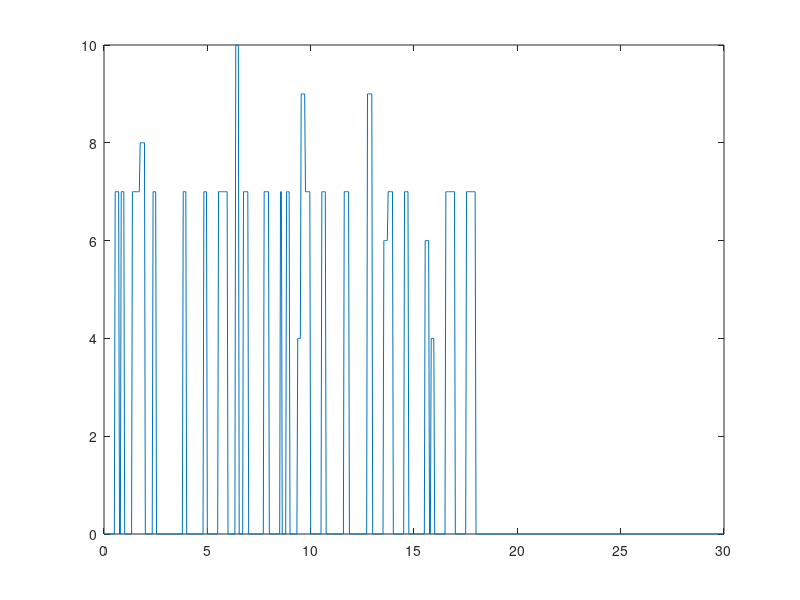

Source code (MATLAB):
tehdit = [0 0 0 0 0 0 0 0 0 0 0 0 0 7 7 7 7 7 0 0 7 7 7 7 0 0 0 0 0 0 0 0 0 7 7 7 7 7 7 7 7 7 8 8 8 8 8 8 0 0 0 0 0 0 0 0 0 7 7 7 7 0 0 0 0 0 0 0 0 0 0 0 0 0 0 0 0 0 0 0 0 0 0 0 0 0 0 0 0 0 0 0 7 7 7 7 0 0 0 0 0 0 0 0 0 0 0 0 0 0 0 0 0 0 0 0 7 7 7 7 0 0 0 0 0 0 0 0 0 0 0 0 0 7 7 7 7 7 7 7 7 7 7 7 0 0 0 0 0 0 0 0 0 10 10 10 10 0 0 0 0 0 7 7 7 7 7 7 0 0 0 0 0 0 0 0 0 0 0 0 0 0 0 0 0 0 7 7 7 7 7 7 0 0 0 0 0 0 0 0 0 0 0 0 0 7 7 0 0 0 0 0 7 7 7 7 0 0 0 0 0 0 0 0 0 4 4 4 4 9 9 9 9 9 7 7 7 7 7 7 0 0 0 0 0 0 0 0 0 0 0 0 0 7 7 7 7 7 0 0 0 0 0 0 0 0 0 0 0 0 0 0 0 0 0 0 0 0 0 7 7 7 7 7 7 0 0 0 0 0 0 0 0 0 0 0 0 0 0 0 0 0 0 0 0 0 9 9 9 9 9 9 0 0 0 0 0 0 0 0 0 0 0 0 0 6 6 6 6 6 7 7 7 7 7 7 0 0 0 0 0 0 0 0 0 0 0 0 0 7 7 7 7 7 0 0 0 0 0 0 0 0 0 0 0 0 0 0 0 0 0 0 0 6 6 6 6 6 0 0 4 4 4 4 0 0 0 0 0 0 0 0 0 0 0 0 0 7 7 7 7 7 7 7 7 7 7 7 0 0 0 0 0 0 0 0 0 0 0 0 0 7 7 7 7 7 7 7 7 7 7 7 0 0 0 0 0 0 0 0 0 0 0 0 0 0 0 0 0 0 0 0 0 0 0 0 0 0 0 0 0 0 0 0 0 0 0 0 0 0 0 0 0 0 0 0 0 0 0 0 0 0 0 0 0 0 0 0 0 0 0 0 0 0 0 0 0 0 0 0 0 0 0 0 0 0 0 0 0 0 0 0 0 0 0 0 0 0 0 0 0 0 0 0 0 0 0 0 0 0 0 0 0 0 0 0 0 0 0 0 0 0 0 0 0 0 0 0 0 0 0 0 0 0 0 0 0 0 0 0 0 0 0 0 0 0 0 0 0 0 0 0 0 0 0 0 0 0 0 0 0 0 0 0 0 0 0 0 0 0 0 0 0 0 0 0 0 0 0 0 0 0 0 0 0 0 0 0 0 0 0 0 0 0 0 0 0 0 0 0 0 0 0 0 0 0 0 0 0 0 0 0 0 0 0 0 0 0 0 0 0 0 0 0 0 0 0 0 0 0 0 0 0 0 0 0 0 0 0 0 0 0 0 0 0 0 0 0 0 0 0 0 0 0 0 0 0 0 0 0 0 0 0 0 0 0 0 0 0 0 0 0 0 0 0 0 0 0 0 0 0 0 0 0 0 0 0 0 0 0 0 0 0 0 0 0 0 0 0 0]
time=0:1/24:30-1/24
plot(time,tehdit)